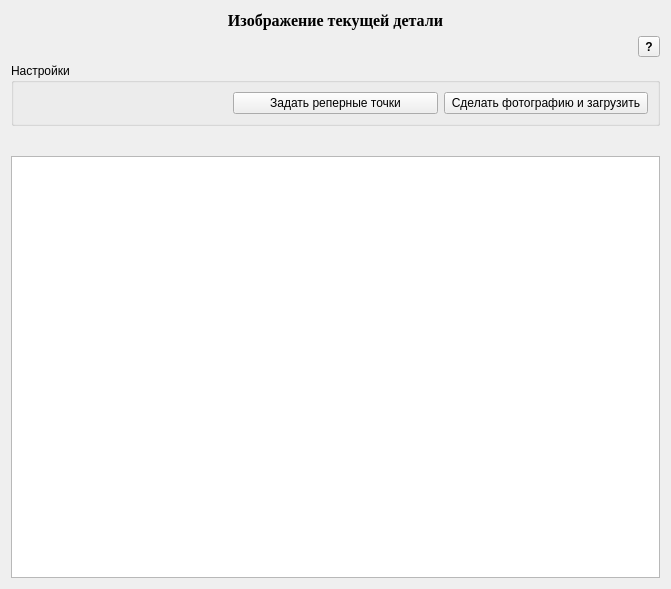
<?xml version="1.0" encoding="UTF-8"?>
<ui version="4.0">
 <class>CurrentForm</class>
 <widget class="QWidget" name="CurrentForm">
  <property name="geometry">
   <rect>
    <x>0</x>
    <y>0</y>
    <width>671</width>
    <height>589</height>
   </rect>
  </property>
  <property name="windowTitle">
   <string>Окно изображения текущей детали</string>
  </property>
  <layout class="QGridLayout" name="gridLayout_2">
   <item row="3" column="0" colspan="2">
    <widget class="QLabel" name="label_3">
     <property name="font">
      <font>
       <family>Times New Roman</family>
       <pointsize>12</pointsize>
       <weight>75</weight>
       <bold>true</bold>
      </font>
     </property>
     <property name="layoutDirection">
      <enum>Qt::LeftToRight</enum>
     </property>
     <property name="text">
      <string/>
     </property>
     <property name="alignment">
      <set>Qt::AlignCenter</set>
     </property>
    </widget>
   </item>
   <item row="4" column="0" colspan="2">
    <widget class="CurrentImageGraphicsView" name="graphicsView">
     <property name="focusPolicy">
      <enum>Qt::NoFocus</enum>
     </property>
    </widget>
   </item>
   <item row="0" column="0" colspan="2">
    <widget class="QLabel" name="label">
     <property name="font">
      <font>
       <family>Times New Roman</family>
       <pointsize>12</pointsize>
       <weight>75</weight>
       <bold>true</bold>
      </font>
     </property>
     <property name="layoutDirection">
      <enum>Qt::LeftToRight</enum>
     </property>
     <property name="text">
      <string>Изображение текущей детали</string>
     </property>
     <property name="alignment">
      <set>Qt::AlignCenter</set>
     </property>
    </widget>
   </item>
   <item row="1" column="0">
    <widget class="QLabel" name="label_2">
     <property name="font">
      <font>
       <family>Arial</family>
       <pointsize>10</pointsize>
       <weight>50</weight>
       <bold>false</bold>
      </font>
     </property>
     <property name="layoutDirection">
      <enum>Qt::LeftToRight</enum>
     </property>
     <property name="text">
      <string/>
     </property>
     <property name="alignment">
      <set>Qt::AlignCenter</set>
     </property>
    </widget>
   </item>
   <item row="1" column="1">
    <widget class="QToolButton" name="helpButton">
     <property name="enabled">
      <bool>true</bool>
     </property>
     <property name="baseSize">
      <size>
       <width>0</width>
       <height>0</height>
      </size>
     </property>
     <property name="font">
      <font>
       <weight>75</weight>
       <bold>true</bold>
      </font>
     </property>
     <property name="cursor">
      <cursorShape>WhatsThisCursor</cursorShape>
     </property>
     <property name="toolTip">
      <string>&lt;html&gt;&lt;head/&gt;&lt;body&gt;&lt;p align=&quot;justify&quot;&gt;&lt;span style=&quot; font-size:10pt;&quot;&gt;С помощью контекстного меню можно выбирать режим работы - просмотр или редактирование изображения.&lt;/span&gt;&lt;/p&gt;&lt;p align=&quot;justify&quot;&gt;&lt;span style=&quot; font-size:10pt;&quot;&gt;При нажатии левой кнопки мыши и перемещении курсора в режиме редактирования - сдвиг изображения, в режиме просмотра - перемещение видимой части.&lt;/span&gt;&lt;/p&gt;&lt;p align=&quot;justify&quot;&gt;&lt;span style=&quot; font-size:10pt;&quot;&gt;При врещении колёсика мыши в режиме редактирования происходит повотот изображения. Если заданы реперные точки, то центом вращения является первая реперная точка, если нет - геометрический центр изображения.&lt;/span&gt;&lt;/p&gt;&lt;p align=&quot;justify&quot;&gt;&lt;span style=&quot; font-size:10pt;&quot;&gt;При нажатии стрелок на клавиатуре в режиме редактирования - сдвиг изображения на 1 пиксель.&lt;/span&gt;&lt;/p&gt;&lt;/body&gt;&lt;/html&gt;</string>
     </property>
     <property name="text">
      <string>?</string>
     </property>
    </widget>
   </item>
   <item row="2" column="0" colspan="2">
    <widget class="QGroupBox" name="settingsGroupBox">
     <property name="sizePolicy">
      <sizepolicy hsizetype="Preferred" vsizetype="Fixed">
       <horstretch>0</horstretch>
       <verstretch>0</verstretch>
      </sizepolicy>
     </property>
     <property name="title">
      <string>Настройки</string>
     </property>
     <layout class="QGridLayout" name="gridLayout">
      <item row="0" column="0">
       <widget class="QLabel" name="cameraStatusLabel">
        <property name="text">
         <string/>
        </property>
       </widget>
      </item>
      <item row="0" column="1">
       <widget class="QPushButton" name="setReferencePointsButton">
        <property name="text">
         <string>Задать реперные точки</string>
        </property>
       </widget>
      </item>
      <item row="0" column="2">
       <widget class="QPushButton" name="shotAndLoadButton">
        <property name="text">
         <string>Сделать фотографию и загрузить</string>
        </property>
       </widget>
      </item>
     </layout>
    </widget>
   </item>
  </layout>
 </widget>
 <customwidgets>
  <customwidget>
   <class>CurrentImageGraphicsView</class>
   <extends>QGraphicsView</extends>
   <header>currentform.h</header>
  </customwidget>
 </customwidgets>
 <resources/>
 <connections/>
</ui>
